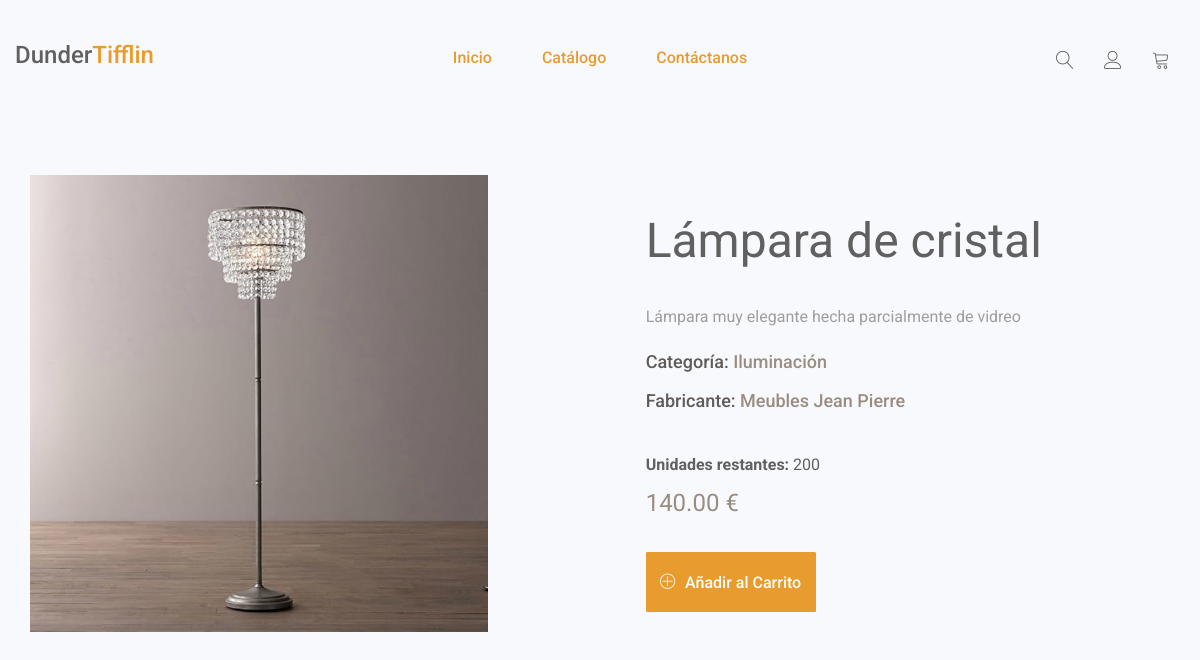
Page /productos/producto/2/ on the committed database.
### producto/models.py (models this page shows, shortened)
class Producto(models.Model):
    nombre = models.CharField(max_length=200, unique=True, null=False, blank=False)
    descripcion = models.TextField(null=False, blank=True)
    precio = models.DecimalField(max_digits=10, decimal_places=2)
    cantidad_en_stock = models.PositiveIntegerField(default=0)  # Control de inventario
    categoria = models.ForeignKey(Categoria, on_delete=models.SET_NULL, null=True, blank=True, default=None, db_column='categoria')  # Referencing the Categoria model
    fabricante = models.ForeignKey(Fabricante, on_delete=models.SET_NULL, null=True, related_name='productos')
    destacado = models.BooleanField(default=False)  # Para escaparate principal
    agotado = models.BooleanField(default=False)  # Para marcar productos sin disponibilidad explícitamente
    fecha_creacion = models.DateTimeField(auto_now_add=True)
    fecha_actualizacion = models.DateTimeField(auto_now=True)
    foto = models.ImageField(upload_to='images/')
    class Meta:
        verbose_name_plural = "Productos"
        ordering = ['nombre']

class Categoria(models.Model):
    nombre = models.CharField(max_length=100, unique=True)
    slug = models.SlugField(unique=True)
    class Meta:
        verbose_name_plural = "Categorías"
        ordering = ['nombre']

class Fabricante(models.Model):
    nombre = models.CharField(unique=True, blank= False, null=False, max_length=100)
    descripcion = models.TextField(blank=True, null=True, max_length=1000)
    email = models.EmailField(unique=True, blank=True, null=True)
    numTlf = models.CharField(
        max_length=21,
        validators=[validate_phone_number],
        blank=True,
        null=True,
    )
    web = models.TextField(max_length=100, blank=True, null=True)
    pais = models.CharField(
        max_length=3,
        choices=Country.choices,
        default=Country.SPAIN
    )
    class Meta:
        verbose_name_plural = "Fabricantes"
        ordering = ['nombre']

### producto/views.py (the view)
# urls.py: path('producto/<int:producto_id>/', views.ficha_producto, name='ficha_producto'),  # Ver detalles de un producto
def ficha_producto(request, producto_id):
    producto = get_object_or_404(Producto, id=producto_id)
    return render(request, 'producto/ficha_producto.html', {'producto': producto})

### producto/templates/producto/ficha_producto.html (shortened to what this page needs)
{% load static %}
<!doctype html>
<html class="no-js" lang="en">
   <head>
      <link rel="stylesheet" href="{% static 'css/font-awesome.min.css' %}">
      <link rel="stylesheet" href="{% static 'css/linearicons.css' %}">
      <link rel="stylesheet" href="{% static 'css/animate.css' %}">
      <link rel="stylesheet" href="{% static 'css/owl.carousel.min.css' %}">
      <link rel="stylesheet" href="{% static 'css/owl.theme.default.min.css' %}">
      <link rel="stylesheet" href="{% static 'css/bootstrap.min.css' %}">
      <link rel="stylesheet" href="{% static 'css/bootsnav.css' %}">
      <link rel="stylesheet" href="{% static 'css/style.css' %}">
      <link rel="stylesheet" href="{% static 'css/responsive.css' %}">
   </head>
	<body>
		<header id="home" class="welcome-hero">
            <div class="single-slide-item slide1">
                <div class="container">
                    <div class="welcome-hero-content">
                        <div class="row">
                            <div class="col-sm-5">
                                <div class="single-welcome-hero">
                                    <div class="welcome-hero-img">
                                        <img src="{{producto.foto.url}}" alt="slider image">
                                    </div>
                                </div>
                            </div>
                            <div class="col-sm-7">
                                <div class="single-welcome-hero">
                                    <div class="welcome-hero-txt">
                                        <h2>{{producto.nombre}}</h2>
                                        <p>
                                            <span style="text-transform: none;">{{producto.descripcion}}</span>
                                        </p>
                                        <h6 class="animated fadeInUp" style="margin: 20px 0 20px;">
                                            Categoría: <span style="color: #998d80;">{{producto.categoria.nombre}}</span></h6>
                                        <h6 class="animated fadeInUp" style="margin: 0 0 40px;">
                                            Fabricante: <span style="color: #998d80;">{{producto.fabricante.nombre}}</span></h6>
                                        <p style="margin: 0 0 10px; color:#616060;">
                                            <span style="font-weight: bold">Unidades restantes:</span> {{producto.cantidad_en_stock}}
                                        </p>
                                        <div class="packages-price">
                                            <h4 style="display: inline-block;">
                                                {{producto.precio}} €
                                            </h4>
                                        </div>
                                        <button>
                                            <a href="{% url 'agregar_carrito' producto.id %}" class="btn-cart welcome-add-cart">
                                                <span class="lnr lnr-plus-circle"></span>
                                                Añadir <span>al</span> carrito
                                            </a>
                                        </button>
                                    </div>
                                </div>
                            </div>
                        </div>
                    </div>
                </div>
            </div>
			{% include 'navbar_inicio.html' %}
		</header>
    </body>
</html>

### inicio/static/css/bootsnav.css (style rules this page uses)
body { -webkit-transition: all 0.3s ease-in-out; -moz-transition: all 0.3s ease-in-out; -o-transition: all 0.3s ease-in-out; -ms-transition: all 0.3s ease-in-out; transition: all 0.3s ease-in-out; }

### inicio/static/css/style.css (style rules this page uses)
* { padding: 0; margin: 0; }
* { -webkit-box-sizing:border-box; -moz-box-sizing:border-box; -o-box-sizing:border-box; -ms-box-sizing:border-box; box-sizing:border-box; }
body { font-family: 'Roboto', sans-serif; font-size:16px; color:#a09e9c; background: #fff; text-transform: none; max-width:1920px; margin:0 auto; overflow-x:hidden; }
a,a:hover,a:active,a:focus { display:inline-block; text-decoration:none; color: #616060; font-size:16px; padding:0; font-weight: 500; }
h1,h2,h3,h4,h5,h6 { margin: 0; color:#5f5b57; font-size: 18px; font-weight: 500; }
p { margin: 0; color:#a09e9c; font-size:16px; line-height: 1.8; }
img { border:none;max-width:100%; height:auto; }
select,input,textarea,button { box-shadow:none;outline:0!important; }
button { background: transparent;border: 0; }
html,body { height: 100%; }
.btn-cart { display: flex; justify-content: center; align-items: center; background: #e99c2e; border: 1px solid #e99c2e; width: 80px; height: 30px; white-space: nowrap; color: #fff; font-size: 12px; font-weight: 500; text-transform: capitalize; border-radius: 3px; }
.welcome-hero { position: relative; z-index: 1; background: #f8f9fd; }
.single-slide-item { position: relative; background-size: cover; background-position: center; }
.single-slide-item.slide1 { background:transparent; }
.single-welcome-hero { display: flex; align-items: center; flex-direction: column; justify-content: center; height: 920px; }
.welcome-hero-txt h4 { color: #998d80; font-size: 24px; font-weight: 400; }
.welcome-hero-txt h2 { font-size: 48px; color: #616060; font-weight: 400; margin: 20px 0 22px; }
.welcome-hero-txt p { margin: 35px 0 20px; }
.btn-cart.welcome-add-cart,.btn-cart.welcome-add-cart.welcome-more-info { width: 170px; height: 60px; line-height: 60px; border-radius: 1px; font-size: 16px; font-weight: 500; display: inline-block; margin-top: 34px; -webkit-transition: 0.3s linear; -moz-transition: 0.3s linear; -ms-transition: 0.3s linear; -o-transition: 0.3s linear; transition: 0.3s linear; }
.btn-cart.welcome-add-cart span { text-transform: lowercase; }
.btn-cart.welcome-add-cart span.lnr.lnr-plus-circle { position: relative; top: 0px; font-size: 16px; margin-right: 5px; }

### inicio/static/css/responsive.css (style rules this page uses)
@media screen and (max-width:1440px) { .single-welcome-hero { height: 807px; } }

### rows in the picture
Producto: foto (picture), nombre "Lámpara de cristal", descripcion "Lámpara muy elegante hecha parcialmente de vidreo", categoria.nombre "Iluminación", fabricante.nombre "Meubles Jean Pierre", cantidad_en_stock "200", precio "140.00"
